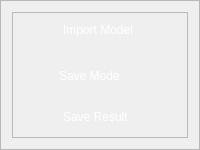
                 <widget class="QFrame" name="Model_Manage">
                  <property name="minimumSize">
                   <size>
                    <width>190</width>
                    <height>150</height>
                   </size>
                  </property>
                  <property name="styleSheet">
                   <string notr="true">QWidget#Model_Manage{
border:2px solid rgba(255, 255, 255, 70);
border-radius:15px;
}</string>
                  </property>
                  <property name="frameShape">
                   <enum>QFrame::Shape::StyledPanel</enum>
                  </property>
                  <property name="frameShadow">
                   <enum>QFrame::Shadow::Raised</enum>
                  </property>
                  <layout class="QVBoxLayout" name="verticalLayout_16">
                   <item>
                    <widget class="QFrame" name="frame_4">
                     <property name="frameShape">
                      <enum>QFrame::Shape::StyledPanel</enum>
                     </property>
                     <property name="frameShadow">
                      <enum>QFrame::Shadow::Raised</enum>
                     </property>
                     <layout class="QVBoxLayout" name="verticalLayout_17">
                      <property name="spacing">
                       <number>9</number>
                      </property>
                      <property name="leftMargin">
                       <number>0</number>
                      </property>
                      <property name="topMargin">
                       <number>0</number>
                      </property>
                      <property name="rightMargin">
                       <number>0</number>
                      </property>
                      <property name="bottomMargin">
                       <number>0</number>
                      </property>
                      <item>
                       <widget class="QPushButton" name="import_button">
                        <property name="sizePolicy">
                         <sizepolicy hsizetype="Expanding" vsizetype="Preferred">
                          <horstretch>0</horstretch>
                          <verstretch>0</verstretch>
                         </sizepolicy>
                        </property>
                        <property name="styleSheet">
                         <string notr="true">QPushButton{
	background-image:url(:/setting /images/newsize/import.png);
	background-repeat: no-repeat;
	background-position: left center;
	border: none;	
	border-left: 10px solid transparent;
	text-align: left;
	padding-left: 40px;
	padding-bottom: 4px;
	color: white;
	font: 700 13pt &quot;Nirmala UI&quot;;
}
QPushButton:hover{
	background-color: rgba(114, 129, 214, 59);
}</string>
                        </property>
                        <property name="text">
                         <string>Import Model</string>
                        </property>
                       </widget>
                      </item>
                      <item>
                       <widget class="QCheckBox" name="save_status_button">
                        <property name="cursor">
                         <cursorShape>PointingHandCursor</cursorShape>
                        </property>
                        <property name="styleSheet">
                         <string notr="true">QCheckBox {
color: white;
font: 700 13pt &quot;Nirmala UI&quot;;
        }
QCheckBox::indicator {
           padding-top: 1px;
            width: 40px;
            height: 30px;
            border: none;
 }

QCheckBox::indicator:unchecked {
            image: url(:/setting /images/newsize/check_no.png);
        }

QCheckBox::indicator:checked {
            image:url(:/setting /images/newsize/check_yes.png);
        }</string>
                        </property>
                        <property name="text">
                         <string>Save Mode</string>
                        </property>
                       </widget>
                      </item>
                      <item>
                       <widget class="QPushButton" name="save_button">
                        <property name="sizePolicy">
                         <sizepolicy hsizetype="Expanding" vsizetype="Preferred">
                          <horstretch>0</horstretch>
                          <verstretch>0</verstretch>
                         </sizepolicy>
                        </property>
                        <property name="styleSheet">
                         <string notr="true">QPushButton{
	background-image:url(:/setting /images/newsize/save.png);
	background-repeat: no-repeat;
	background-position: left center;
	border: none;	
	border-left: 10px solid transparent;
	text-align: left;
	padding-left: 40px;
	padding-bottom: 4px;
	color: white;
	font: 700 13pt &quot;Nirmala UI&quot;;
}
QPushButton:hover{
	background-color: rgba(114, 129, 214, 59);
}</string>
                        </property>
                        <property name="text">
                         <string>Save Result</string>
                        </property>
                        <property name="checkable">
                         <bool>false</bool>
                        </property>
                       </widget>
                      </item>
                     </layout>
                    </widget>
                   </item>
                  </layout>
                 </widget>
